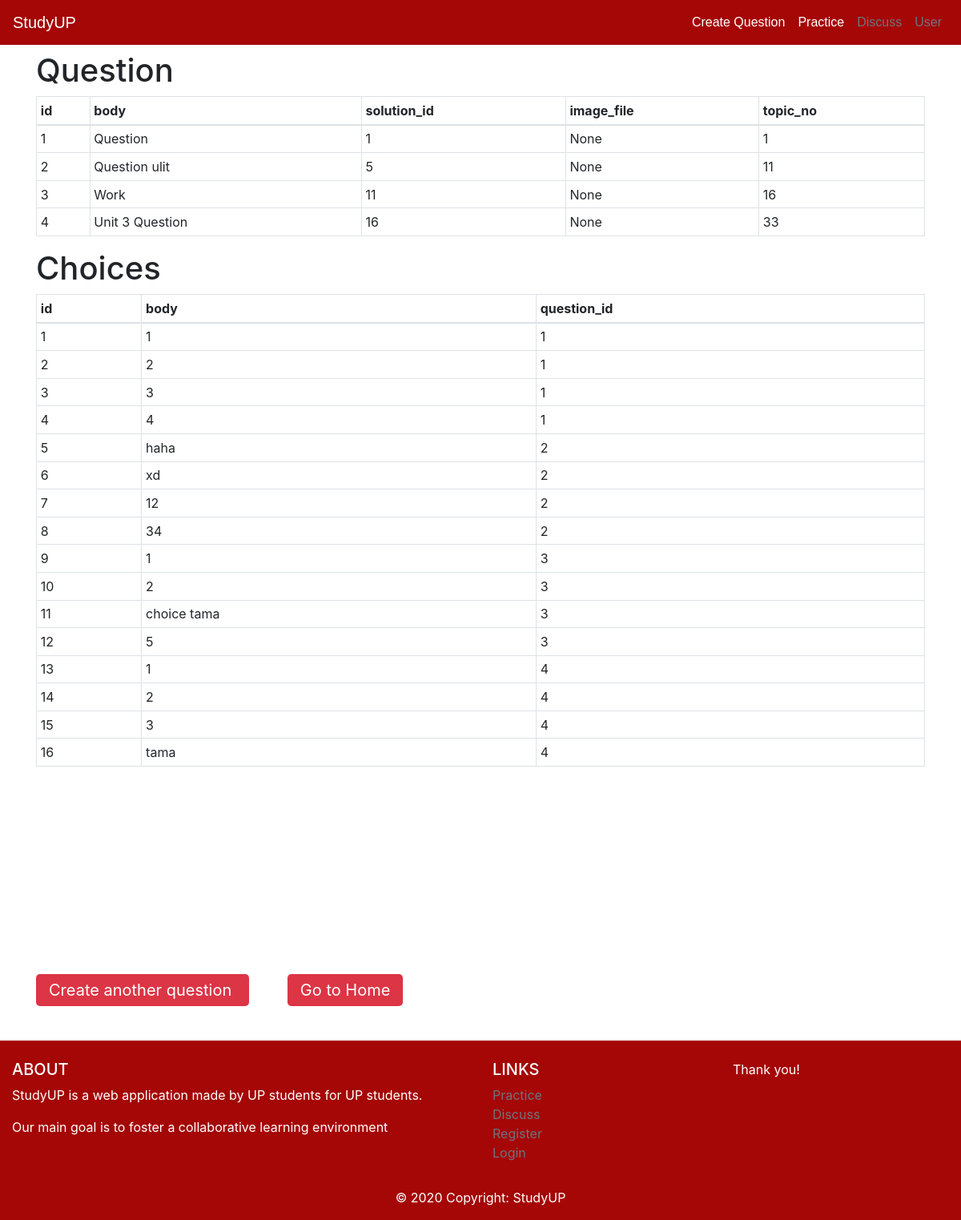
Page /db on the earlier database version.
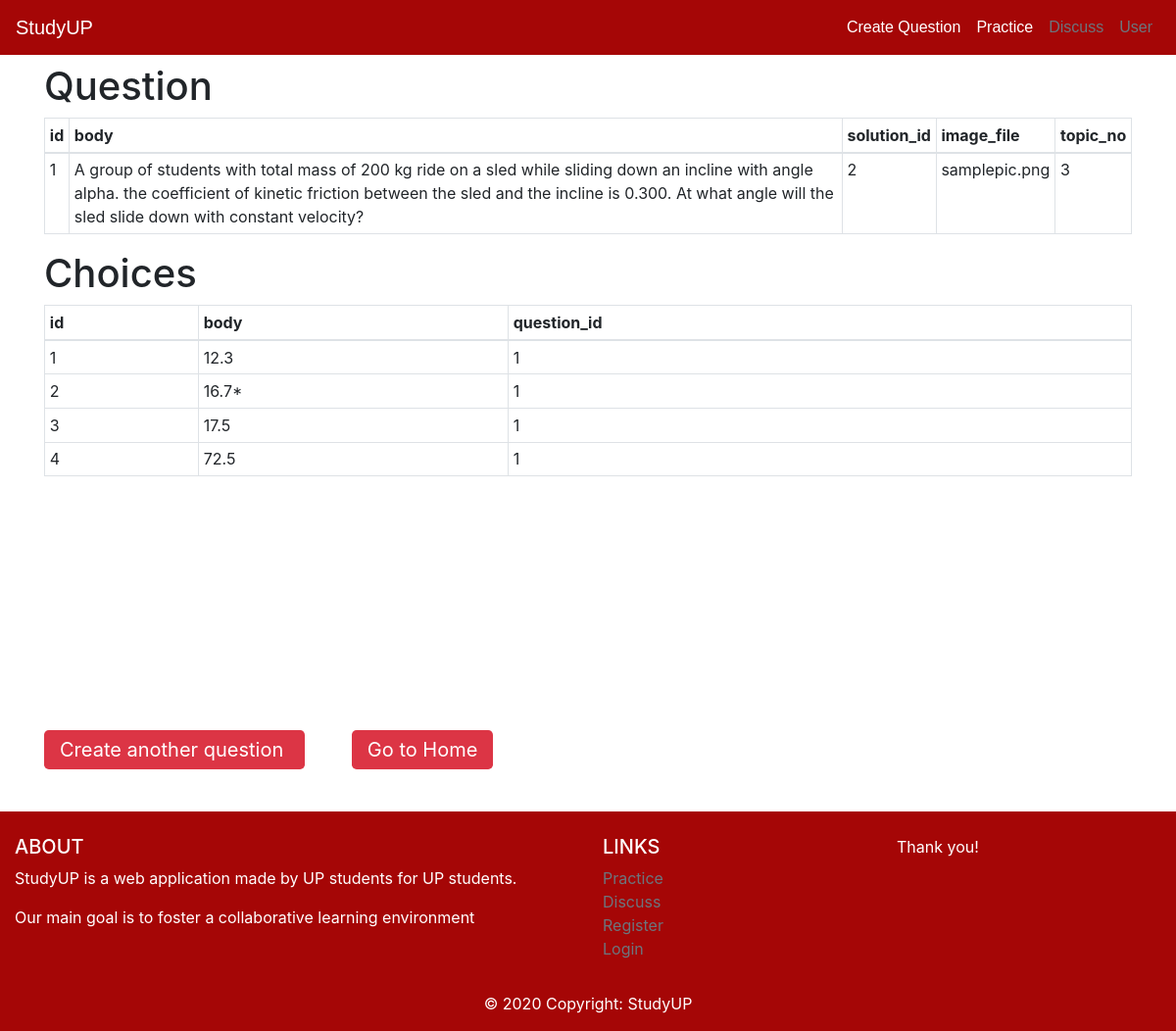
Same page on the later database version.
### studyup/models.py (models this page shows, shortened)
class Question(db.Model):
    id = db.Column(db.Integer, primary_key=True)
    body = db.Column(db.Text, nullable=False)
    solution_id = db.Column(db.Integer, db.ForeignKey('choice.id'), nullable=False)
    course_id = db.Column(db.Integer, db.ForeignKey('course.id'), nullable=False)
    image_file = db.Column(db.String(20), nullable=True)
    topic_no = db.Column(db.Integer, nullable=False)

class Choice(db.Model):
    id = db.Column(db.Integer, primary_key=True)
    body = db.Column(db.Text, nullable=False)
    question_id = db.Column(db.Integer, db.ForeignKey('question.id'), nullable=False)

### studyup/main/routes.py (the view)
@main.route("/db")
def view_db():
    questions = Question.query.all()
    choices = Choice.query.all()
    return render_template('db.html', questions=questions, choices=choices)

### studyup/templates/db.html (shortened to what this page needs)
{% extends 'base.html' %}
{% block body %}
<h1 class="mt-2">Question</h1>
<table class="table table-hover table-condensed table-sm table-bordered">
    <thead>
        <tr>
            <th>id</th>
            <th>body</th>
            <th>solution_id</th>
            <th>image_file</th>
            <th>topic_no</th>
        </tr>
    </thead>
    <tbody>
    {% for question in questions %}
    <tr>
        <td>{{question.id}}</td>
        <td>{{question.body}}</td>
        <td>{{question.solution_id}}</td>
        <td>{{question.image_file}}</td>
        <td>{{question.topic_no}}</td>
    <tr>
    {% endfor %}
    </tbody>
</table>
<h1 class="mt-2">Choices</h1>
<table class="table table-hover table-condensed table-sm table-bordered">
    <thead>
        <tr>
            <th>id</th>
            <th>body</th>
            <th>question_id</th>
        </tr>
    </thead>
    <tbody>
    {% for choice in choices %}
    <tr>
        <td>{{choice.id}}</td>
        <td>{{choice.body}}</td>
        <td>{{choice.question_id}}</td>
    <tr>
    {% endfor %}
    </tbody>
</table>
<div class="space2"></div>
<a class="btn-lg btn-danger mt-5" href="{{url_for('question.create_question')}}">
    Create another question
</a>
<a class="btn-lg btn-danger mt-5 ml-5" href="{{url_for('main.index')}}">
    Go to Home
</a>
{% endblock body %}

### studyup/templates/base.html (shortened to what this page needs)
<!DOCTYPE html>
<html lang="en">
<head>
    <link rel="stylesheet" href="{{ url_for('static', filename='css/bootstrap.min.css')}}">
    <link rel="stylesheet" href="http://maxcdn.bootstrapcdn.com/font-awesome/4.2.0/css/font-awesome.min.css" type="text/css">
    <link rel="stylesheet" href="{{ url_for('static', filename='css/main.css')}}">
</head>
<body>
<nav class="navbar navbar-expand-md navbar-custom">
    <a href="/" class="navbar-brand click-exit">StudyUP</a>
    <div class="navbar-collapse collapse justify-content-stretch" id="navbar7">
        <ul class="navbar-nav ml-auto">
            <li class="nav-item">
                <a class="nav-link" href="{{url_for('question.create_question')}}">Create Question</a>
            </li>
            <li class="nav-item">
                <a class="nav-link click-exit btn-practice" href="{{url_for('practice.select')}}">Practice</a>
            </li>
            <li class="nav-item">
                <a class="nav-link click-exit disabled" href="#">Discuss</a>
            </li>
            <li class="nav-item">
                <a class="nav-link click-exit disabled" href="#">User</a>
            </li>
        </ul>
    </div>
</nav>
<div class="container">
{% block body %}
{% endblock body %}
</div>
<footer class="page-footer font-small footer-bg pt-4">
    <div class="container-fluid text-center text-md-left">
      <div class="row">
        <div class="col-md-6 mt-md-0 mt-3">
          <h5 class="text-uppercase">About</h5>
          <p>StudyUP is a web application made by UP students for UP students.</p>
          <p>Our main goal is to foster a collaborative learning environment</p>
        </div>
        <div class="col-md-3 mb-md-0 mb-3">
          <h5 class="text-uppercase">Links</h5>
          <ul class="list-unstyled footer-link">
            <li>
              <a class="click-exit btn-link disabled" href="#!">Practice</a>
            </li>
            <li>
              <a class="click-exit btn-link disabled" href="#!">Discuss</a>
            </li>
            <li>
              <a class="click-exit btn-link disabled" href="#!">Register</a>
            </li>
            <li>
              <a class="click-exit btn-link disabled" href="#!">Login</a>
            </li>
          </ul>
        </div>
        <div class="col-md-3 mb-md-0 mb-3">
        Thank you!
        </div>
      </div>
    </div>
    <div class="footer-copyright text-center py-3">© 2020 Copyright: StudyUP
    </div>
</footer>
</body>
</html>

### studyup/static/css/main.css (style rules this page uses)
.navbar-custom { background-color: #a50606; color:white; font-family: Arial, Helvetica, sans-serif; }
body { height: 100%; }
html { scroll-behavior: smooth; }
.navbar a { color: white; }
footer { justify-content: center; }
.footer-bg { background-color: #a50606; color: white; }
.footer-link a { color: white; }
.footer-link a { text-decoration: none; }
.space2 { height: 200px; }
ul { list-style-type: none; }

Differences in the rows shown:
removed Question: id "2", body "Question ulit", solution_id "5", image_file "None", topic_no "11"
removed Question: id "3", body "Work", solution_id "11", image_file "None", topic_no "16"
removed Question: id "4", body "Unit 3 Question", solution_id "16", image_file "None", topic_no "33"
removed Choice: id "5", body "haha", question_id "2"
removed Choice: id "6", body "xd", question_id "2"
removed Choice: id "7", body "12", question_id "2"
removed Choice: id "8", body "34", question_id "2"
removed Choice: id "9", body "1", question_id "3"
removed Choice: id "10", body "2", question_id "3"
removed Choice: id "11", body "choice tama", question_id "3"
removed Choice: id "12", body "5", question_id "3"
removed Choice: id "13", body "1", question_id "4"
removed Choice: id "14", body "2", question_id "4"
removed Choice: id "15", body "3", question_id "4"
removed Choice: id "16", body "tama", question_id "4"
changed Question id 1: body "Question" → "A group of students with total mass of 200 kg ride on a sled while sliding down an incline with angle alpha. the coefficient of kinetic friction between the sled and the incline is 0.300. At what angle will the sled slide down with constant velocity?"; solution_id "1" → "2"; image_file "None" → "samplepic.png"; topic_no "1" → "3"
changed Choice id 1: body "1" → "12.3"
changed Choice id 2: body "2" → "16.7*"
changed Choice id 3: body "3" → "17.5"
changed Choice id 4: body "4" → "72.5"
